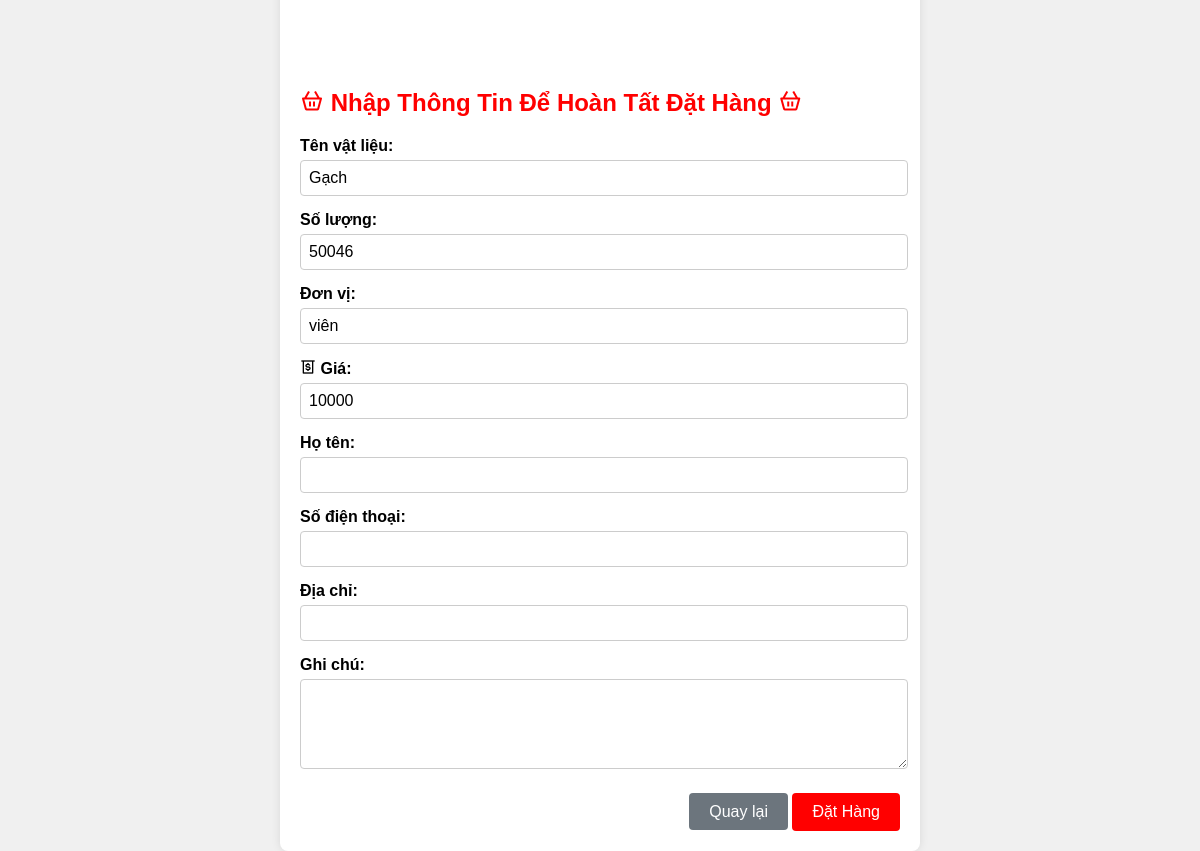
Page /nhapttmua.php?id=1 on the committed database.
### tables this page shows
CREATE TABLE `materials` (
  `id` int(11) NOT NULL,
  `name` varchar(50) NOT NULL,
  `quantity` int(11) NOT NULL,
  `price` varchar(50) NOT NULL,
  `unit` varchar(50) DEFAULT NULL,
  `image` varchar(300) NOT NULL
);

### nhapttmua.php (the view, shortened to what this page needs)
<!DOCTYPE html>
<html lang="en">
<head>
    <link href='https://unpkg.com/boxicons@2.1.4/css/boxicons.min.css' rel='stylesheet'>
</head>
<body>
    <?php
    $idget = $_GET['id'];
    $servername = "localhost";
    $username = "root";
    $password = "";
    $dbname = "quan_ly_vat_lieu";
    $conn = new mysqli($servername, $username, $password, $dbname);
    $sql = "SELECT * FROM materials WHERE id = '" . $idget . "'";
    $result = $conn->query($sql);
    if ($result->num_rows > 0) {
        while ($row = $result->fetch_assoc()) {
            $name = $row["name"];
            $quantity = $row["quantity"];
            $price = $row["price"];
            $unit = $row["unit"];
        }
    } else {
        echo "Không tìm thấy vật liệu.";
        exit;
    }
    ?>
    <div class="container">
        <form method="POST" class="order-form">
            <h2 id="title"><i class='bx bx-basket'></i> Nhập Thông Tin Để Hoàn Tất Đặt Hàng <i class='bx bx-basket'></i>
            </h2>
            <div class="form-group">
                <label for="tenvl">Tên vật liệu:</label>
                <input type="text" id="tenvl" name="tenvl" value="<?php echo htmlspecialchars($name); ?>" readonly>
            </div>
            <div class="form-group">
                <label for="soluong">Số lượng:</label>
                <input type="text" id="soluong" name="soluong" value="<?php echo htmlspecialchars($quantity); ?>">
            </div>
            <div class="form-group">
                <label for="donvi">Đơn vị:</label>
                <input type="text" id="donvi" name="donvi" value="<?php echo htmlspecialchars($unit); ?>" readonly>
            </div>
            <div class="form-group">
                <label for="gia"><i class='bx bx-money-withdraw'></i> Giá:</label>
                <input type="text" id="gia" name="gia" value="<?php echo htmlspecialchars($price); ?>" readonly>
            </div>
            <div class="form-group">
                <label for="tenkh">Họ tên:</label>
                <input type="text" id="tenkh" name="tenkh" required>
            </div>
            <div class="form-group">
                <label for="sdt">Số điện thoại:</label>
                <input type="tel" id="sdt" name="sdt" required>
            </div>
            <div class="form-group">
                <label for="diachi">Địa chỉ:</label>
                <input type="text" id="diachi" name="diachi" required>
            </div>
            <div class="form-group">
                <label for="ghichu">Ghi chú:</label>
                <textarea id="ghichu" name="ghichu" rows="4"></textarea>
            </div>
            <div class="form-actions">
                <a href="cuahang.php">Quay lại</a>
                <input type="submit" name="luu" value="Đặt Hàng">
            </div>
        </form>
    </div>
</body>
</html>

### nhapttmua.php (style rules this page uses)
body { font-family: Arial, sans-serif; background-color: #f0f0f0; display: flex; justify-content: center; align-items: center; height: 100vh; margin: 0; }
.container { width: 100%; max-width: 600px; background-color: #fff; padding: 20px; padding-top: 120px; border-radius: 8px; box-shadow: 0 0 10px rgba(0, 0, 0, 0.1); }
.order-form { max-width: 100%; }
.form-group { margin-bottom: 15px; }
.form-group label { display: block; font-weight: bold; margin-bottom: 5px; }
.form-group input, .form-group textarea { width: calc(100% - 10px); padding: 8px; font-size: 16px; border: 1px solid #ccc; border-radius: 4px; }
.form-group textarea { resize: vertical; }
.form-actions { margin-top: 20px; text-align: right; }
.form-actions input[type="submit"], .form-actions a { padding: 10px 20px; font-size: 16px; border: none; border-radius: 4px; cursor: pointer; transition: background-color 0.3s, color 0.3s; text-decoration: none; color: #fff; }
.form-actions input[type="submit"] { background-color: red; color: #fff; }
.form-actions a { background-color: #6c757d; margin-left: 10px; }
#title { color: red; }

### rows in the picture
materials: tenvl "Gạch", soluong "50046", donvi "viên", gia "10000"
